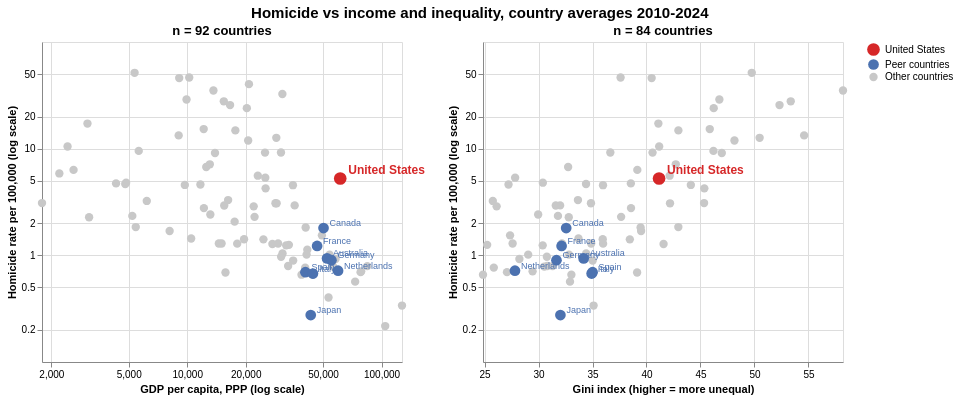

Notebook code for this chart:
### Markdown cell above
Viz 3 mock-up (does crime track national economic conditions, and where does the US sit?): all countries in light gray, peers in blue, the US in red.

### Code cell
avg2 = cand.groupby(["country", "region"])[["hom_rate"] + socio_cols].mean().reset_index()      # country averages over the window

def peer_scatter(sc, lab, log_x):
    d = avg2.dropna(subset=[sc, "hom_rate"]); d = d[d.hom_rate > 0].copy()
    d["group"] = np.select([d.country == ANCHOR, d.country.isin(peers)], [US, PEER], OTHER)
    d["name"] = d.country.replace(SHORT)
    d = d.sort_values("group", key=lambda g: g.map({OTHER: 0, PEER: 1, US: 2}))        # draw the US last, on top
    x = alt.X(f"{sc}:Q", title=lab, scale=alt.Scale(type="log" if log_x else "linear", zero=False, nice=False),
              axis=alt.Axis(values=[2000, 5000, 10000, 20000, 50000, 100000], format=",.0f") if log_x else alt.Axis())
    y = alt.Y("hom_rate:Q", title="Homicide rate per 100,000 (log scale)", scale=alt.Scale(type="log"), axis=alt.Axis(values=[0.2, 0.5, 1, 2, 5, 10, 20, 50], format="~g"))
    pts = alt.Chart(d).mark_point(filled=True, opacity=1).encode(
        x=x, y=y, color=group_color([US, PEER, OTHER]),
        size=alt.Size("group:N", scale=alt.Scale(domain=[US, PEER, OTHER], range=[160, 70, 30]), legend=None),
        tooltip=["name", alt.Tooltip(f"{sc}:Q", format=",.1f"), alt.Tooltip("hom_rate:Q", format=".1f")])
    lab_peer = alt.Chart(d[d.group == PEER]).mark_text(align="left", dx=6, dy=-5, fontSize=9, color=PEER_COLOR).encode(x=x, y=y, text="name:N")
    lab_us = alt.Chart(d[d.group == US]).mark_text(align="left", dx=8, dy=-8, fontSize=12, fontWeight="bold", color=US_COLOR).encode(x=x, y=y, text="name:N")
    return (pts + lab_peer + lab_us).properties(width=360, height=320, title=f"n = {len(d)} countries")

alt.hconcat(peer_scatter("gdp_pc_ppp", "GDP per capita, PPP (log scale)", True), peer_scatter("gini", "Gini index (higher = more unequal)", False),
            title=alt.Title(f"Homicide vs income and inequality, country averages {START}-{END}", anchor="middle", fontSize=15))

### Figure 1 — Vega-Lite specification as saved in the notebook (floating-point values rounded to 4 significant figures)
{"config": {"view": {"continuousWidth": 300, "continuousHeight": 300}}, "hconcat": [{"layer": [{"data": {"name": "data-6cb5139dcf93ac3fe9fac4ef980478e1"}, "mark": {"type": "point", "filled": true, "opacity": 1}, "encoding": {"color": {"field": "group", "legend": {}, "scale": {"domain": ["United States", "Peer countries", "Other countries"], "range": ["#d62728", "#4c72b0", "#c8c8c8"]}, "title": null, "type": "nominal"}, "size": {"field": "group", "legend": null, "scale": {"domain": ["United States", "Peer countries", "Other countries"], "range": [160, 70, 30]}, "type": "nominal"}, "tooltip": [{"field": "name", "type": "nominal"}, {"field": "gdp_pc_ppp", "format": ",.1f", "type": "quantitative"}, {"field": "hom_rate", "format": ".1f", "type": "quantitative"}], "x": {"axis": {"format": ",.0f", "values": [2000, 5000, 10000, 20000, 50000, 100000]}, "field": "gdp_pc_ppp", "scale": {"nice": false, "type": "log", "zero": false}, "title": "GDP per capita, PPP (log scale)", "type": "quantitative"}, "y": {"axis": {"format": "~g", "values": [0.2, 0.5, 1, 2, 5, 10, 20, 50]}, "field": "hom_rate", "scale": {"type": "log"}, "title": "Homicide rate per 100,000 (log scale)", "type": "quantitative"}}}, {"data": {"name": "data-7c2058179ef8495b95ee3546b6620d15"}, "mark": {"type": "text", "align": "left", "color": "#4c72b0", "dx": 6, "dy": -5, "fontSize": 9}, "encoding": {"text": {"field": "name", "type": "nominal"}, "x": {"axis": {"format": ",.0f", "values": [2000, 5000, 10000, 20000, 50000, 100000]}, "field": "gdp_pc_ppp", "scale": {"nice": false, "type": "log", "zero": false}, "title": "GDP per capita, PPP (log scale)", "type": "quantitative"}, "y": {"axis": {"format": "~g", "values": [0.2, 0.5, 1, 2, 5, 10, 20, 50]}, "field": "hom_rate", "scale": {"type": "log"}, "title": "Homicide rate per 100,000 (log scale)", "type": "quantitative"}}}, {"data": {"name": "data-42603cb825dc580bae260ada87e1c098"}, "mark": {"type": "text", "align": "left", "color": "#d62728", "dx": 8, "dy": -8, "fontSize": 12, "fontWeight": "bold"}, "encoding": {"text": {"field": "name", "type": "nominal"}, "x": {"axis": {"format": ",.0f", "values": [2000, 5000, 10000, 20000, 50000, 100000]}, "field": "gdp_pc_ppp", "scale": {"nice": false, "type": "log", "zero": false}, "title": "GDP per capita, PPP (log scale)", "type": "quantitative"}, "y": {"axis": {"format": "~g", "values": [0.2, 0.5, 1, 2, 5, 10, 20, 50]}, "field": "hom_rate", "scale": {"type": "log"}, "title": "Homicide rate per 100,000 (log scale)", "type": "quantitative"}}}], "height": 320, "title": "n = 92 countries", "width": 360}, {"layer": [{"data": {"name": "data-db2cb981416fe17deed4912e892546b2"}, "mark": {"type": "point", "filled": true, "opacity": 1}, "encoding": {"color": {"field": "group", "legend": {}, "scale": {"domain": ["United States", "Peer countries", "Other countries"], "range": ["#d62728", "#4c72b0", "#c8c8c8"]}, "title": null, "type": "nominal"}, "size": {"field": "group", "legend": null, "scale": {"domain": ["United States", "Peer countries", "Other countries"], "range": [160, 70, 30]}, "type": "nominal"}, "tooltip": [{"field": "name", "type": "nominal"}, {"field": "gini", "format": ",.1f", "type": "quantitative"}, {"field": "hom_rate", "format": ".1f", "type": "quantitative"}], "x": {"axis": {}, "field": "gini", "scale": {"nice": false, "type": "linear", "zero": false}, "title": "Gini index (higher = more unequal)", "type": "quantitative"}, "y": {"axis": {"format": "~g", "values": [0.2, 0.5, 1, 2, 5, 10, 20, 50]}, "field": "hom_rate", "scale": {"type": "log"}, "title": "Homicide rate per 100,000 (log scale)", "type": "quantitative"}}}, {"data": {"name": "data-f75c60ab010ce03dd9c41062e03474e5"}, "mark": {"type": "text", "align": "left", "color": "#4c72b0", "dx": 6, "dy": -5, "fontSize": 9}, "encoding": {"text": {"field": "name", "type": "nominal"}, "x": {"axis": {}, "field": "gini", "scale": {"nice": false, "type": "linear", "zero": false}, "title": "Gini index (higher = more unequal)", "type": "quantitative"}, "y": {"axis": {"format": "~g", "values": [0.2, 0.5, 1, 2, 5, 10, 20, 50]}, "field": "hom_rate", "scale": {"type": "log"}, "title": "Homicide rate per 100,000 (log scale)", "type": "quantitative"}}}, {"data": {"name": "data-42603cb825dc580bae260ada87e1c098"}, "mark": {"type": "text", "align": "left", "color": "#d62728", "dx": 8, "dy": -8, "fontSize": 12, "fontWeight": "bold"}, "encoding": {"text": {"field": "name", "type": "nominal"}, "x": {"axis": {}, "field": "gini", "scale": {"nice": false, "type": "linear", "zero": false}, "title": "Gini index (higher = more unequal)", "type": "quantitative"}, "y": {"axis": {"format": "~g", "values": [0.2, 0.5, 1, 2, 5, 10, 20, 50]}, "field": "hom_rate", "scale": {"type": "log"}, "title": "Homicide rate per 100,000 (log scale)", "type": "quantitative"}}}], "height": 320, "title": "n = 84 countries", "width": 360}], "title": {"text": "Homicide vs income and inequality, country averages 2010-2024", "anchor": "middle", "fontSize": 15}, "$schema": "https://vega.github.io/schema/vega-lite/v6.4.1.json", "datasets": {"data-6cb5139dcf93ac3fe9fac4ef980478e1": [{"country": "Afghanistan", "region": "Asia", "hom_rate": 5.86, "gdp_pc_ppp": 2198.0, "gini": null, "group": "Other countries", "name": "Afghanistan"}, {"country": "Panama", "region": "Americas", "hom_rate": 12.64, "gdp_pc_ppp": 28740.0, "gini": 50.48, "group": "Other countries", "name": "Panama"}, {"country": "Pakistan", "region": "Asia", "hom_rate": 4.8, "gdp_pc_ppp": 4849.0, "gini": 30.4, "group": "Other countries", "name": "Pakistan"}, {"country": "Oman", "region": "Asia", "hom_rate": 0.6876, "gdp_pc_ppp": 41840.0, "gini": null, "group": "Other countries", "name": "Oman"}, {"country": "Norway", "region": "Europe", "hom_rate": 0.6954, "gdp_pc_ppp": 78030.0, "gini": 27.08, "group": "Other countries", "name": "Norway"}, {"country": "North Macedonia", "region": "Europe", "hom_rate": 1.286, "gdp_pc_ppp": 18090.0, "gini": 35.98, "group": "Other countries", "name": "North Macedonia"}, {"country": "Nicaragua", "region": "Americas", "hom_rate": 9.53, "gdp_pc_ppp": 5631.0, "gini": 46.2, "group": "Other countries", "name": "Nicaragua"}, {"country": "New Zealand", "region": "Oceania", "hom_rate": 1.128, "gdp_pc_ppp": 41490.0, "gini": null, "group": "Other countries", "name": "New Zealand"}, {"country": "Nepal", "region": "Asia", "hom_rate": 2.275, "gdp_pc_ppp": 3128.0, "gini": 32.8, "group": "Other countries", "name": "Nepal"}, {"country": "Paraguay", "region": "Americas", "hom_rate": 9.114, "gdp_pc_ppp": 13900.0, "gini": 46.97, "group": "Other countries", "name": "Paraguay"}, {"country": "Myanmar", "region": "Asia", "hom_rate": 4.658, "gdp_pc_ppp": 4801.0, "gini": 34.4, "group": "Other countries", "name": "Myanmar"}, {"country": "Mongolia", "region": "Asia", "hom_rate": 6.734, "gdp_pc_ppp": 12530.0, "gini": 32.74, "group": "Other countries", "name": "Mongolia"}, {"country": "Mexico", "region": "Americas", "hom_rate": 23.99, "gdp_pc_ppp": 20270.0, "gini": 46.23, "group": "Other countries", "name": "Mexico"}, {"country": "Mauritius", "region": "Africa", "hom_rate": 2.294, "gdp_pc_ppp": 22210.0, "gini": 37.65, "group": "Other countries", "name": "Mauritius"}, {"country": "Malaysia", "region": "Asia", "hom_rate": 1.278, "gdp_pc_ppp": 27440.0, "gini": 41.58, "group": "Other countries", "name": "Malaysia"}, {"country": "Lithuania", "region": "Europe", "hom_rate": 4.546, "gdp_pc_ppp": 35000.0, "gini": 35.97, "group": "Other countries", "name": "Lithuania"}, {"country": "Lebanon", "region": "Asia", "hom_rate": 3.297, "gdp_pc_ppp": 16240.0, "gini": 33.65, "group": "Other countries", "name": "Lebanon"}, {"country": "Latvia", "region": "Europe", "hom_rate": 3.077, "gdp_pc_ppp": 28450.0, "gini": 34.86, "group": "Other countries", "name": "Latvia"}, {"country": "Kenya", "region": "Africa", "hom_rate": 4.723, "gdp_pc_ppp": 4304.0, "gini": 38.55, "group": "Other countries", "name": "Kenya"}, {"country": "Morocco", "region": "Africa", "hom_rate": 1.691, "gdp_pc_ppp": 8120.0, "gini": 39.5, "group": "Other countries", "name": "Morocco"}, {"country": "Peru", "region": "Americas", "hom_rate": 7.133, "gdp_pc_ppp": 13070.0, "gini": 42.71, "group": "Other countries", "name": "Peru"}, {"country": "Poland", "region": "Europe", "hom_rate": 0.794, "gdp_pc_ppp": 33060.0, "gini": 30.81, "group": "Other countries", "name": "Poland"}, {"country": "Portugal", "region": "Europe", "hom_rate": 0.8929, "gdp_pc_ppp": 35090.0, "gini": 35.01, "group": "Other countries", "name": "Portugal"}, {"country": "United Republic of Tanzania", "region": "Africa", "hom_rate": 6.324, "gdp_pc_ppp": 2601.0, "gini": 39.15, "group": "Other countries", "name": "United Republic of Tanzania"}, {"country": "United Arab Emirates", "region": "Asia", "hom_rate": 0.7077, "gdp_pc_ppp": 78550.0, "gini": 29.45, "group": "Other countries", "name": "United Arab Emirates"}, {"country": "Uganda", "region": "Africa", "hom_rate": 10.48, "gdp_pc_ppp": 2423.0, "gini": 41.17, "group": "Other countries", "name": "Uganda"}, {"country": "Türkiye", "region": "Asia", "hom_rate": 3.073, "gdp_pc_ppp": 28850.0, "gini": 42.18, "group": "Other countries", "name": "Türkiye"}, {"country": "Trinidad and Tobago", "region": "Americas", "hom_rate": 32.58, "gdp_pc_ppp": 30880.0, "gini": null, "group": "Other countries", "name": "Trinidad and Tobago"}, {"country": "Switzerland", "region": "Europe", "hom_rate": 0.5667, "gdp_pc_ppp": 73150.0, "gini": 32.91, "group": "Other countries", "name": "Switzerland"}, {"country": "Sweden", "region": "Europe", "hom_rate": 1.015, "gdp_pc_ppp": 54030.0, "gini": 29.04, "group": "Other countries", "name": "Sweden"}, {"country": "Sri Lanka", "region": "Asia", "hom_rate": 2.771, "gdp_pc_ppp": 12190.0, "gini": 38.57, "group": "Other countries", "name": "Sri Lanka"}, {"country": "South Africa", "region": "Africa", "hom_rate": 35.12, "gdp_pc_ppp": 13640.0, "gini": 58.2, "group": "Other countries", "name": "South Africa"}, {"country": "Slovenia", "region": "Europe", "hom_rate": 0.6586, "gdp_pc_ppp": 38740.0, "gini": 24.86, "group": "Other countries", "name": "Slovenia"}, {"country": "Slovakia", "region": "Europe", "hom_rate": 1.254, "gdp_pc_ppp": 33360.0, "gini": 25.24, "group": "Other countries", "name": "Slovakia"}, {"country": "Singapore", "region": "Asia", "hom_rate": 0.2172, "gdp_pc_ppp": 104500.0, "gini": null, "group": "Other countries", "name": "Singapore"}, {"country": "Serbia", "region": "Europe", "hom_rate": 1.414, "gdp_pc_ppp": 19610.0, "gini": 35.95, "group": "Other countries", "name": "Serbia"}, {"country": "Rwanda", "region": "Africa", "hom_rate": 3.09, "gdp_pc_ppp": 1790.0, "gini": 45.33, "group": "Other countries", "name": "Rwanda"}, {"country": "Russian Federation", "region": "Europe", "hom_rate": 9.213, "gdp_pc_ppp": 30380.0, "gini": 36.65, "group": "Other countries", "name": "Russia"}, {"country": "Romania", "region": "Europe", "hom_rate": 1.293, "gdp_pc_ppp": 29350.0, "gini": 34.88, "group": "Other countries", "name": "Romania"}, {"country": "Republic of Moldova", "region": "Europe", "hom_rate": 4.614, "gdp_pc_ppp": 11690.0, "gini": 27.22, "group": "Other countries", "name": "Republic of Moldova"}, {"country": "Republic of Korea", "region": "Asia", "hom_rate": 0.657, "gdp_pc_ppp": 44350.0, "gini": 33.04, "group": "Other countries", "name": "South Korea"}, {"country": "Qatar", "region": "Asia", "hom_rate": 0.3381, "gdp_pc_ppp": 127400.0, "gini": 35.1, "group": "Other countries", "name": "Qatar"}, {"country": "Uruguay", "region": "Americas", "hom_rate": 9.184, "gdp_pc_ppp": 25140.0, "gini": 40.56, "group": "Other countries", "name": "Uruguay"}, {"country": "Jordan", "region": "Asia", "hom_rate": 1.437, "gdp_pc_ppp": 10480.0, "gini": 33.7, "group": "Other countries", "name": "Jordan"}, {"country": "Kazakhstan", "region": "Asia", "hom_rate": 5.346, "gdp_pc_ppp": 25220.0, "gini": 27.83, "group": "Other countries", "name": "Kazakhstan"}, {"country": "Jamaica", "region": "Americas", "hom_rate": 46.5, "gdp_pc_ppp": 10240.0, "gini": 37.6, "group": "Other countries", "name": "Jamaica"}, {"country": "Costa Rica", "region": "Americas", "hom_rate": 11.92, "gdp_pc_ppp": 20590.0, "gini": 48.15, "group": "Other countries", "name": "Costa Rica"}, {"country": "Colombia", "region": "Americas", "hom_rate": 27.78, "gdp_pc_ppp": 15430.0, "gini": 53.36, "group": "Other countries", "name": "Colombia"}, {"country": "China", "region": "Asia", "hom_rate": 0.6898, "gdp_pc_ppp": 15740.0, "gini": 39.13, "group": "Other countries", "name": "China"}, {"country": "Chile", "region": "Americas", "hom_rate": 4.244, "gdp_pc_ppp": 25320.0, "gini": 45.36, "group": "Other countries", "name": "Chile"}, {"country": "Bulgaria", "region": "Europe", "hom_rate": 1.412, "gdp_pc_ppp": 24670.0, "gini": 38.46, "group": "Other countries", "name": "Bulgaria"}, {"country": "Brazil", "region": "Americas", "hom_rate": 25.63, "gdp_pc_ppp": 16620.0, "gini": 52.32, "group": "Other countries", "name": "Brazil"}, {"country": "Bosnia and Herzegovina", "region": "Europe", "hom_rate": 1.291, "gdp_pc_ppp": 15030.0, "gini": 32.17, "group": "Other countries", "name": "Bosnia and Herzegovina"}, {"country": "Bolivia (Plurinational State of)", "region": "Americas", "hom_rate": 4.571, "gdp_pc_ppp": 9720.0, "gini": 44.11, "group": "Other countries", "name": "Bolivia (Plurinational State of)"}, {"country": "Belarus", "region": "Europe", "hom_rate": 2.878, "gdp_pc_ppp": 21980.0, "gini": 26.12, "group": "Other countries", "name": "Belarus"}, {"country": "Bangladesh", "region": "Asia", "hom_rate": 2.344, "gdp_pc_ppp": 5218.0, "gini": 31.8, "group": "Other countries", "name": "Bangladesh"}, {"country": "Bahrain", "region": "Asia", "hom_rate": 0.4022, "gdp_pc_ppp": 53350.0, "gini": null, "group": "Other countries", "name": "Bahrain"}, {"country": "Azerbaijan", "region": "Asia", "hom_rate": 2.069, "gdp_pc_ppp": 17540.0, "gini": null, "group": "Other countries", "name": "Azerbaijan"}, {"country": "Austria", "region": "Europe", "hom_rate": 0.7845, "gdp_pc_ppp": 56300.0, "gini": 30.54, "group": "Other countries", "name": "Austria"}, {"country": "Armenia", "region": "Asia", "hom_rate": 2.415, "gdp_pc_ppp": 13150.0, "gini": 29.97, "group": "Other countries", "name": "Armenia"}, {"country": "Argentina", "region": "Americas", "hom_rate": 5.581, "gdp_pc_ppp": 23090.0, "gini": 42.14, "group": "Other countries", "name": "Argentina"}, {"country": "Algeria", "region": "Africa", "hom_rate": 1.292, "gdp_pc_ppp": 14550.0, "gini": 27.6, "group": "Other countries", "name": "Algeria"}, {"country": "Albania", "region": "Europe", "hom_rate": 2.931, "gdp_pc_ppp": 15500.0, "gini": 31.6, "group": "Other countries", "name": "Albania"}, {"country": "Cyprus", "region": "Asia", "hom_rate": 1.016, "gdp_pc_ppp": 41140.0, "gini": 32.82, "group": "Other countries", "name": "Cyprus"}, {"country": "Czechia", "region": "Europe", "hom_rate": 0.7675, "gdp_pc_ppp": 40470.0, "gini": 25.86, "group": "Other countries", "name": "Czechia"}, {"country": "Croatia", "region": "Europe", "hom_rate": 0.9694, "gdp_pc_ppp": 30420.0, "gini": 30.77, "group": "Other countries", "name": "Croatia"}, {"country": "Dominican Republic", "region": "Americas", "hom_rate": 14.83, "gdp_pc_ppp": 17690.0, "gini": 42.95, "group": "Other countries", "name": "Dominican Republic"}, {"country": "Israel", "region": "Asia", "hom_rate": 1.823, "gdp_pc_ppp": 40700.0, "gini": 39.45, "group": "Other countries", "name": "Israel"}, {"country": "Ireland", "region": "Europe", "hom_rate": 0.7921, "gdp_pc_ppp": 84460.0, "gini": 31.3, "group": "Other countries", "name": "Ireland"}, {"country": "India", "region": "Asia", "hom_rate": 3.237, "gdp_pc_ppp": 6195.0, "gini": 25.77, "group": "Other countries", "name": "India"}, {"country": "Hungary", "region": "Europe", "hom_rate": 1.24, "gdp_pc_ppp": 32310.0, "gini": 30.39, "group": "Other countries", "name": "Hungary"}, {"country": "Honduras", "region": "Americas", "hom_rate": 51.42, "gdp_pc_ppp": 5361.0, "gini": 49.75, "group": "Other countries", "name": "Honduras"}, {"country": "Haiti", "region": "Americas", "hom_rate": 17.19, "gdp_pc_ppp": 3067.0, "gini": 41.1, "group": "Other countries", "name": "Haiti"}, {"country": "Guatemala", "region": "Americas", "hom_rate": 28.88, "gdp_pc_ppp": 9921.0, "gini": 46.75, "group": "Other countries", "name": "Guatemala"}, {"country": "Denmark", "region": "Europe", "hom_rate": 0.9243, "gdp_pc_ppp": 57980.0, "gini": 28.23, "group": "Other countries", "name": "Denmark"}, {"country": "Ghana", "region": "Africa", "hom_rate": 1.841, "gdp_pc_ppp": 5437.0, "gini": 42.95, "group": "Other countries", "name": "Ghana"}, {"country": "Greece", "region": "Europe", "hom_rate": 1.039, "gdp_pc_ppp": 30940.0, "gini": 34.41, "group": "Other countries", "name": "Greece"}, {"country": "Finland", "region": "Europe", "hom_rate": 1.539, "gdp_pc_ppp": 49320.0, "gini": 27.36, "group": "Other countries", "name": "Finland"}, {"country": "Eswatini", "region": "Africa", "hom_rate": 13.31, "gdp_pc_ppp": 9039.0, "gini": 54.6, "group": "Other countries", "name": "Eswatini"}, {"country": "Estonia", "region": "Europe", "hom_rate": 2.939, "gdp_pc_ppp": 35720.0, "gini": 32.0, "group": "Other countries", "name": "Estonia"}, {"country": "El Salvador", "region": "Americas", "hom_rate": 45.89, "gdp_pc_ppp": 9097.0, "gini": 40.48, "group": "Other countries", "name": "El Salvador"}, {"country": "Ecuador", "region": "Americas", "hom_rate": 15.27, "gdp_pc_ppp": 12160.0, "gini": 45.86, "group": "Other countries", "name": "Ecuador"}, {"country": "Venezuela (Bolivarian Republic of)", "region": "Americas", "hom_rate": 40.25, "gdp_pc_ppp": 20780.0, "gini": null, "group": "Other countries", "name": "Venezuela (Bolivarian Republic of)"}, {"country": "Netherlands (Kingdom of the)", "region": "Europe", "hom_rate": 0.7181, "gdp_pc_ppp": 59740.0, "gini": 27.82, "group": "Peer countries", "name": "Netherlands"}, {"country": "France", "region": "Europe", "hom_rate": 1.224, "gdp_pc_ppp": 46610.0, "gini": 32.14, "group": "Peer countries", "name": "France"}, {"country": "Canada", "region": "Americas", "hom_rate": 1.804, "gdp_pc_ppp": 50290.0, "gini": 32.56, "group": "Peer countries", "name": "Canada"}, {"country": "Spain", "region": "Europe", "hom_rate": 0.6952, "gdp_pc_ppp": 40570.0, "gini": 35.01, "group": "Peer countries", "name": "Spain"}, {"country": "Australia", "region": "Oceania", "hom_rate": 0.936, "gdp_pc_ppp": 52440.0, "gini": 34.18, "group": "Peer countries", "name": "Australia"}, {"country": "Japan", "region": "Asia", "hom_rate": 0.2757, "gdp_pc_ppp": 43220.0, "gini": 32.03, "group": "Peer countries", "name": "Japan"}, {"country": "Italy", "region": "Europe", "hom_rate": 0.675, "gdp_pc_ppp": 44350.0, "gini": 34.92, "group": "Peer countries", "name": "Italy"}, {"country": "Germany", "region": "Europe", "hom_rate": 0.9004, "gdp_pc_ppp": 55220.0, "gini": 31.66, "group": "Peer countries", "name": "Germany"}, {"country": "United States of America", "region": "Americas", "hom_rate": 5.253, "gdp_pc_ppp": 61310.0, "gini": 41.16, "group": "United States", "name": "United States"}], "data-7c2058179ef8495b95ee3546b6620d15": [{"country": "Netherlands (Kingdom of the)", "region": "Europe", "hom_rate": 0.7181, "gdp_pc_ppp": 59740.0, "gini": 27.82, "group": "Peer countries", "name": "Netherlands"}, {"country": "France", "region": "Europe", "hom_rate": 1.224, "gdp_pc_ppp": 46610.0, "gini": 32.14, "group": "Peer countries", "name": "France"}, {"country": "Canada", "region": "Americas", "hom_rate": 1.804, "gdp_pc_ppp": 50290.0, "gini": 32.56, "group": "Peer countries", "name": "Canada"}, {"country": "Spain", "region": "Europe", "hom_rate": 0.6952, "gdp_pc_ppp": 40570.0, "gini": 35.01, "group": "Peer countries", "name": "Spain"}, {"country": "Australia", "region": "Oceania", "hom_rate": 0.936, "gdp_pc_ppp": 52440.0, "gini": 34.18, "group": "Peer countries", "name": "Australia"}, {"country": "Japan", "region": "Asia", "hom_rate": 0.2757, "gdp_pc_ppp": 43220.0, "gini": 32.03, "group": "Peer countries", "name": "Japan"}, {"country": "Italy", "region": "Europe", "hom_rate": 0.675, "gdp_pc_ppp": 44350.0, "gini": 34.92, "group": "Peer countries", "name": "Italy"}, {"country": "Germany", "region": "Europe", "hom_rate": 0.9004, "gdp_pc_ppp": 55220.0, "gini": 31.66, "group": "Peer countries", "name": "Germany"}], "data-42603cb825dc580bae260ada87e1c098": [{"country": "United States of America", "region": "Americas", "hom_rate": 5.253, "gdp_pc_ppp": 61310.0, "gini": 41.16, "group": "United States", "name": "United States"}], "data-db2cb981416fe17deed4912e892546b2": [{"country": "Albania", "region": "Europe", "hom_rate": 2.931, "gdp_pc_ppp": 15500.0, "gini": 31.6, "group": "Other countries", "name": "Albania"}, {"country": "Paraguay", "region": "Americas", "hom_rate": 9.114, "gdp_pc_ppp": 13900.0, "gini": 46.97, "group": "Other countries", "name": "Paraguay"}, {"country": "Panama", "region": "Americas", "hom_rate": 12.64, "gdp_pc_ppp": 28740.0, "gini": 50.48, "group": "Other countries", "name": "Panama"}, {"country": "Pakistan", "region": "Asia", "hom_rate": 4.8, "gdp_pc_ppp": 4849.0, "gini": 30.4, "group": "Other countries", "name": "Pakistan"}, {"country": "Norway", "region": "Europe", "hom_rate": 0.6954, "gdp_pc_ppp": 78030.0, "gini": 27.08, "group": "Other countries", "name": "Norway"}, {"country": "North Macedonia", "region": "Europe", "hom_rate": 1.286, "gdp_pc_ppp": 18090.0, "gini": 35.98, "group": "Other countries", "name": "North Macedonia"}, {"country": "Nicaragua", "region": "Americas", "hom_rate": 9.53, "gdp_pc_ppp": 5631.0, "gini": 46.2, "group": "Other countries", "name": "Nicaragua"}, {"country": "Nepal", "region": "Asia", "hom_rate": 2.275, "gdp_pc_ppp": 3128.0, "gini": 32.8, "group": "Other countries", "name": "Nepal"}, {"country": "Peru", "region": "Americas", "hom_rate": 7.133, "gdp_pc_ppp": 13070.0, "gini": 42.71, "group": "Other countries", "name": "Peru"}, {"country": "Myanmar", "region": "Asia", "hom_rate": 4.658, "gdp_pc_ppp": 4801.0, "gini": 34.4, "group": "Other countries", "name": "Myanmar"}, {"country": "Mongolia", "region": "Asia", "hom_rate": 6.734, "gdp_pc_ppp": 12530.0, "gini": 32.74, "group": "Other countries", "name": "Mongolia"}, {"country": "Mexico", "region": "Americas", "hom_rate": 23.99, "gdp_pc_ppp": 20270.0, "gini": 46.23, "group": "Other countries", "name": "Mexico"}, {"country": "Mauritius", "region": "Africa", "hom_rate": 2.294, "gdp_pc_ppp": 22210.0, "gini": 37.65, "group": "Other countries", "name": "Mauritius"}, {"country": "Malaysia", "region": "Asia", "hom_rate": 1.278, "gdp_pc_ppp": 27440.0, "gini": 41.58, "group": "Other countries", "name": "Malaysia"}, {"country": "Lithuania", "region": "Europe", "hom_rate": 4.546, "gdp_pc_ppp": 35000.0, "gini": 35.97, "group": "Other countries", "name": "Lithuania"}, {"country": "Lebanon", "region": "Asia", "hom_rate": 3.297, "gdp_pc_ppp": 16240.0, "gini": 33.65, "group": "Other countries", "name": "Lebanon"}, {"country": "Latvia", "region": "Europe", "hom_rate": 3.077, "gdp_pc_ppp": 28450.0, "gini": 34.86, "group": "Other countries", "name": "Latvia"}, {"country": "Morocco", "region": "Africa", "hom_rate": 1.691, "gdp_pc_ppp": 8120.0, "gini": 39.5, "group": "Other countries", "name": "Morocco"}, {"country": "Kenya", "region": "Africa", "hom_rate": 4.723, "gdp_pc_ppp": 4304.0, "gini": 38.55, "group": "Other countries", "name": "Kenya"}, {"country": "Poland", "region": "Europe", "hom_rate": 0.794, "gdp_pc_ppp": 33060.0, "gini": 30.81, "group": "Other countries", "name": "Poland"}, {"country": "Qatar", "region": "Asia", "hom_rate": 0.3381, "gdp_pc_ppp": 127400.0, "gini": 35.1, "group": "Other countries", "name": "Qatar"}, {"country": "United Republic of Tanzania", "region": "Africa", "hom_rate": 6.324, "gdp_pc_ppp": 2601.0, "gini": 39.15, "group": "Other countries", "name": "United Republic of Tanzania"}, {"country": "United Arab Emirates", "region": "Asia", "hom_rate": 0.7077, "gdp_pc_ppp": 78550.0, "gini": 29.45, "group": "Other countries", "name": "United Arab Emirates"}, {"country": "Uganda", "region": "Africa", "hom_rate": 10.48, "gdp_pc_ppp": 2423.0, "gini": 41.17, "group": "Other countries", "name": "Uganda"}, {"country": "Türkiye", "region": "Asia", "hom_rate": 3.073, "gdp_pc_ppp": 28850.0, "gini": 42.18, "group": "Other countries", "name": "Türkiye"}, {"country": "Switzerland", "region": "Europe", "hom_rate": 0.5667, "gdp_pc_ppp": 73150.0, "gini": 32.91, "group": "Other countries", "name": "Switzerland"}, {"country": "Sweden", "region": "Europe", "hom_rate": 1.015, "gdp_pc_ppp": 54030.0, "gini": 29.04, "group": "Other countries", "name": "Sweden"}, {"country": "Sri Lanka", "region": "Asia", "hom_rate": 2.771, "gdp_pc_ppp": 12190.0, "gini": 38.57, "group": "Other countries", "name": "Sri Lanka"}, {"country": "Portugal", "region": "Europe", "hom_rate": 0.8929, "gdp_pc_ppp": 35090.0, "gini": 35.01, "group": "Other countries", "name": "Portugal"}, {"country": "South Africa", "region": "Africa", "hom_rate": 35.12, "gdp_pc_ppp": 13640.0, "gini": 58.2, "group": "Other countries", "name": "South Africa"}, {"country": "Slovakia", "region": "Europe", "hom_rate": 1.254, "gdp_pc_ppp": 33360.0, "gini": 25.24, "group": "Other countries", "name": "Slovakia"}, {"country": "Serbia", "region": "Europe", "hom_rate": 1.414, "gdp_pc_ppp": 19610.0, "gini": 35.95, "group": "Other countries", "name": "Serbia"}, {"country": "Rwanda", "region": "Africa", "hom_rate": 3.09, "gdp_pc_ppp": 1790.0, "gini": 45.33, "group": "Other countries", "name": "Rwanda"}, {"country": "Russian Federation", "region": "Europe", "hom_rate": 9.213, "gdp_pc_ppp": 30380.0, "gini": 36.65, "group": "Other countries", "name": "Russia"}, {"country": "Romania", "region": "Europe", "hom_rate": 1.293, "gdp_pc_ppp": 29350.0, "gini": 34.88, "group": "Other countries", "name": "Romania"}, {"country": "Republic of Moldova", "region": "Europe", "hom_rate": 4.614, "gdp_pc_ppp": 11690.0, "gini": 27.22, "group": "Other countries", "name": "Republic of Moldova"}, {"country": "Republic of Korea", "region": "Asia", "hom_rate": 0.657, "gdp_pc_ppp": 44350.0, "gini": 33.04, "group": "Other countries", "name": "South Korea"}, {"country": "Slovenia", "region": "Europe", "hom_rate": 0.6586, "gdp_pc_ppp": 38740.0, "gini": 24.86, "group": "Other countries", "name": "Slovenia"}, {"country": "Kazakhstan", "region": "Asia", "hom_rate": 5.346, "gdp_pc_ppp": 25220.0, "gini": 27.83, "group": "Other countries", "name": "Kazakhstan"}, {"country": "Jordan", "region": "Asia", "hom_rate": 1.437, "gdp_pc_ppp": 10480.0, "gini": 33.7, "group": "Other countries", "name": "Jordan"}, {"country": "Denmark", "region": "Europe", "hom_rate": 0.9243, "gdp_pc_ppp": 57980.0, "gini": 28.23, "group": "Other countries", "name": "Denmark"}, {"country": "Czechia", "region": "Europe", "hom_rate": 0.7675, "gdp_pc_ppp": 40470.0, "gini": 25.86, "group": "Other countries", "name": "Czechia"}, {"country": "Cyprus", "region": "Asia", "hom_rate": 1.016, "gdp_pc_ppp": 41140.0, "gini": 32.82, "group": "Other countries", "name": "Cyprus"}, {"country": "Croatia", "region": "Europe", "hom_rate": 0.9694, "gdp_pc_ppp": 30420.0, "gini": 30.77, "group": "Other countries", "name": "Croatia"}, {"country": "Costa Rica", "region": "Americas", "hom_rate": 11.92, "gdp_pc_ppp": 20590.0, "gini": 48.15, "group": "Other countries", "name": "Costa Rica"}, {"country": "Colombia", "region": "Americas", "hom_rate": 27.78, "gdp_pc_ppp": 15430.0, "gini": 53.36, "group": "Other countries", "name": "Colombia"}, {"country": "China", "region": "Asia", "hom_rate": 0.6898, "gdp_pc_ppp": 15740.0, "gini": 39.13, "group": "Other countries", "name": "China"}, {"country": "Chile", "region": "Americas", "hom_rate": 4.244, "gdp_pc_ppp": 25320.0, "gini": 45.36, "group": "Other countries", "name": "Chile"}, {"country": "Bulgaria", "region": "Europe", "hom_rate": 1.412, "gdp_pc_ppp": 24670.0, "gini": 38.46, "group": "Other countries", "name": "Bulgaria"}, {"country": "Brazil", "region": "Americas", "hom_rate": 25.63, "gdp_pc_ppp": 16620.0, "gini": 52.32, "group": "Other countries", "name": "Brazil"}, {"country": "Bosnia and Herzegovina", "region": "Europe", "hom_rate": 1.291, "gdp_pc_ppp": 15030.0, "gini": 32.17, "group": "Other countries", "name": "Bosnia and Herzegovina"}, {"country": "Bolivia (Plurinational State of)", "region": "Americas", "hom_rate": 4.571, "gdp_pc_ppp": 9720.0, "gini": 44.11, "group": "Other countries", "name": "Bolivia (Plurinational State of)"}, {"country": "Belarus", "region": "Europe", "hom_rate": 2.878, "gdp_pc_ppp": 21980.0, "gini": 26.12, "group": "Other countries", "name": "Belarus"}, {"country": "Bangladesh", "region": "Asia", "hom_rate": 2.344, "gdp_pc_ppp": 5218.0, "gini": 31.8, "group": "Other countries", "name": "Bangladesh"}, {"country": "Austria", "region": "Europe", "hom_rate": 0.7845, "gdp_pc_ppp": 56300.0, "gini": 30.54, "group": "Other countries", "name": "Austria"}, {"country": "Armenia", "region": "Asia", "hom_rate": 2.415, "gdp_pc_ppp": 13150.0, "gini": 29.97, "group": "Other countries", "name": "Armenia"}, {"country": "Argentina", "region": "Americas", "hom_rate": 5.581, "gdp_pc_ppp": 23090.0, "gini": 42.14, "group": "Other countries", "name": "Argentina"}, {"country": "Algeria", "region": "Africa", "hom_rate": 1.292, "gdp_pc_ppp": 14550.0, "gini": 27.6, "group": "Other countries", "name": "Algeria"}, {"country": "Jamaica", "region": "Americas", "hom_rate": 46.5, "gdp_pc_ppp": 10240.0, "gini": 37.6, "group": "Other countries", "name": "Jamaica"}, {"country": "Dominican Republic", "region": "Americas", "hom_rate": 14.83, "gdp_pc_ppp": 17690.0, "gini": 42.95, "group": "Other countries", "name": "Dominican Republic"}, {"country": "Uruguay", "region": "Americas", "hom_rate": 9.184, "gdp_pc_ppp": 25140.0, "gini": 40.56, "group": "Other countries", "name": "Uruguay"}, {"country": "El Salvador", "region": "Americas", "hom_rate": 45.89, "gdp_pc_ppp": 9097.0, "gini": 40.48, "group": "Other countries", "name": "El Salvador"}, {"country": "Israel", "region": "Asia", "hom_rate": 1.823, "gdp_pc_ppp": 40700.0, "gini": 39.45, "group": "Other countries", "name": "Israel"}, {"country": "Ireland", "region": "Europe", "hom_rate": 0.7921, "gdp_pc_ppp": 84460.0, "gini": 31.3, "group": "Other countries", "name": "Ireland"}, {"country": "India", "region": "Asia", "hom_rate": 3.237, "gdp_pc_ppp": 6195.0, "gini": 25.77, "group": "Other countries", "name": "India"}, {"country": "Hungary", "region": "Europe", "hom_rate": 1.24, "gdp_pc_ppp": 32310.0, "gini": 30.39, "group": "Other countries", "name": "Hungary"}, {"country": "Honduras", "region": "Americas", "hom_rate": 51.42, "gdp_pc_ppp": 5361.0, "gini": 49.75, "group": "Other countries", "name": "Honduras"}, {"country": "Ecuador", "region": "Americas", "hom_rate": 15.27, "gdp_pc_ppp": 12160.0, "gini": 45.86, "group": "Other countries", "name": "Ecuador"}, {"country": "Guatemala", "region": "Americas", "hom_rate": 28.88, "gdp_pc_ppp": 9921.0, "gini": 46.75, "group": "Other countries", "name": "Guatemala"}, {"country": "Greece", "region": "Europe", "hom_rate": 1.039, "gdp_pc_ppp": 30940.0, "gini": 34.41, "group": "Other countries", "name": "Greece"}, {"country": "Haiti", "region": "Americas", "hom_rate": 17.19, "gdp_pc_ppp": 3067.0, "gini": 41.1, "group": "Other countries", "name": "Haiti"}, {"country": "Ghana", "region": "Africa", "hom_rate": 1.841, "gdp_pc_ppp": 5437.0, "gini": 42.95, "group": "Other countries", "name": "Ghana"}, {"country": "Finland", "region": "Europe", "hom_rate": 1.539, "gdp_pc_ppp": 49320.0, "gini": 27.36, "group": "Other countries", "name": "Finland"}, {"country": "Eswatini", "region": "Africa", "hom_rate": 13.31, "gdp_pc_ppp": 9039.0, "gini": 54.6, "group": "Other countries", "name": "Eswatini"}, {"country": "Estonia", "region": "Europe", "hom_rate": 2.939, "gdp_pc_ppp": 35720.0, "gini": 32.0, "group": "Other countries", "name": "Estonia"}, {"country": "Germany", "region": "Europe", "hom_rate": 0.9004, "gdp_pc_ppp": 55220.0, "gini": 31.66, "group": "Peer countries", "name": "Germany"}, {"country": "France", "region": "Europe", "hom_rate": 1.224, "gdp_pc_ppp": 46610.0, "gini": 32.14, "group": "Peer countries", "name": "France"}, {"country": "Spain", "region": "Europe", "hom_rate": 0.6952, "gdp_pc_ppp": 40570.0, "gini": 35.01, "group": "Peer countries", "name": "Spain"}, {"country": "Netherlands (Kingdom of the)", "region": "Europe", "hom_rate": 0.7181, "gdp_pc_ppp": 59740.0, "gini": 27.82, "group": "Peer countries", "name": "Netherlands"}, {"country": "Australia", "region": "Oceania", "hom_rate": 0.936, "gdp_pc_ppp": 52440.0, "gini": 34.18, "group": "Peer countries", "name": "Australia"}, {"country": "Italy", "region": "Europe", "hom_rate": 0.675, "gdp_pc_ppp": 44350.0, "gini": 34.92, "group": "Peer countries", "name": "Italy"}, {"country": "Canada", "region": "Americas", "hom_rate": 1.804, "gdp_pc_ppp": 50290.0, "gini": 32.56, "group": "Peer countries", "name": "Canada"}, {"country": "Japan", "region": "Asia", "hom_rate": 0.2757, "gdp_pc_ppp": 43220.0, "gini": 32.03, "group": "Peer countries", "name": "Japan"}, {"country": "United States of America", "region": "Americas", "hom_rate": 5.253, "gdp_pc_ppp": 61310.0, "gini": 41.16, "group": "United States", "name": "United States"}], "data-f75c60ab010ce03dd9c41062e03474e5": [{"country": "Germany", "region": "Europe", "hom_rate": 0.9004, "gdp_pc_ppp": 55220.0, "gini": 31.66, "group": "Peer countries", "name": "Germany"}, {"country": "France", "region": "Europe", "hom_rate": 1.224, "gdp_pc_ppp": 46610.0, "gini": 32.14, "group": "Peer countries", "name": "France"}, {"country": "Spain", "region": "Europe", "hom_rate": 0.6952, "gdp_pc_ppp": 40570.0, "gini": 35.01, "group": "Peer countries", "name": "Spain"}, {"country": "Netherlands (Kingdom of the)", "region": "Europe", "hom_rate": 0.7181, "gdp_pc_ppp": 59740.0, "gini": 27.82, "group": "Peer countries", "name": "Netherlands"}, {"country": "Australia", "region": "Oceania", "hom_rate": 0.936, "gdp_pc_ppp": 52440.0, "gini": 34.18, "group": "Peer countries", "name": "Australia"}, {"country": "Italy", "region": "Europe", "hom_rate": 0.675, "gdp_pc_ppp": 44350.0, "gini": 34.92, "group": "Peer countries", "name": "Italy"}, {"country": "Canada", "region": "Americas", "hom_rate": 1.804, "gdp_pc_ppp": 50290.0, "gini": 32.56, "group": "Peer countries", "name": "Canada"}, {"country": "Japan", "region": "Asia", "hom_rate": 0.2757, "gdp_pc_ppp": 43220.0, "gini": 32.03, "group": "Peer countries", "name": "Japan"}]}}
